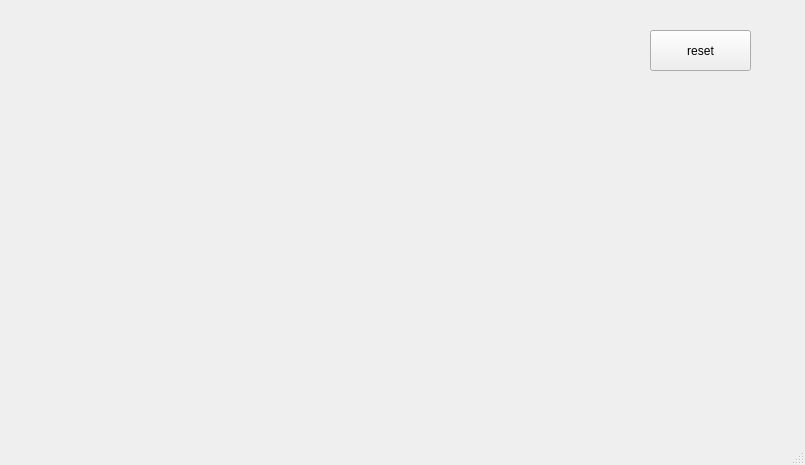
<?xml version="1.0" encoding="UTF-8"?>
<ui version="4.0">
 <class>MainWindow</class>
 <widget class="QMainWindow" name="MainWindow">
  <property name="geometry">
   <rect>
    <x>0</x>
    <y>0</y>
    <width>805</width>
    <height>465</height>
   </rect>
  </property>
  <property name="windowTitle">
   <string>MainWindow</string>
  </property>
  <property name="iconSize">
   <size>
    <width>40</width>
    <height>40</height>
   </size>
  </property>
  <widget class="QWidget" name="centralwidget">
   <widget class="QPushButton" name="pushButton">
    <property name="geometry">
     <rect>
      <x>650</x>
      <y>30</y>
      <width>101</width>
      <height>41</height>
     </rect>
    </property>
    <property name="text">
     <string>reset</string>
    </property>
   </widget>
  </widget>
  <widget class="QMenuBar" name="menubar">
   <property name="geometry">
    <rect>
     <x>0</x>
     <y>0</y>
     <width>805</width>
     <height>21</height>
    </rect>
   </property>
  </widget>
  <widget class="QStatusBar" name="statusbar"/>
 </widget>
 <resources/>
 <connections/>
</ui>
